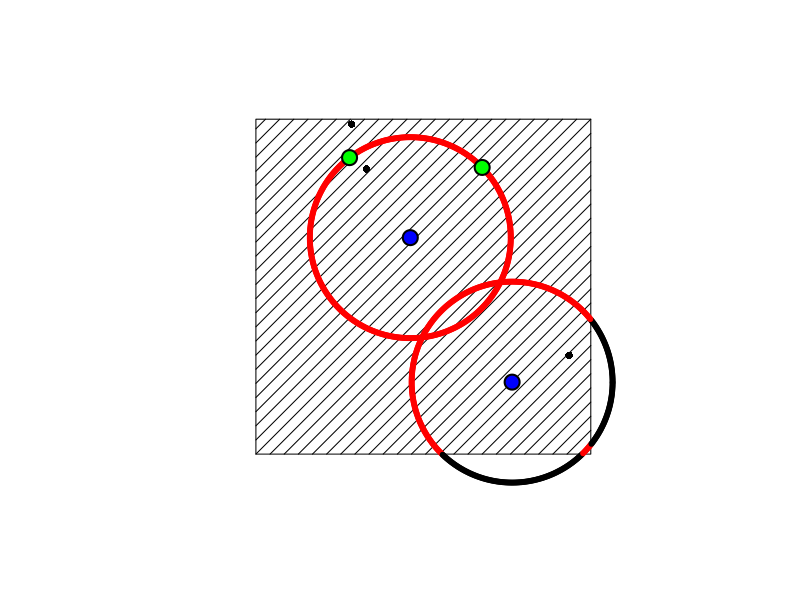

This chart was generated by the following R code:
## ---- chunk 1
library(spatstat)
## ---- chunk 2
# Generate a HPP
hpp1 <- rpoispp(5)

# 2 random circle centers
c1 <- runif(2)
c2 <- runif(2)
thetas <- seq(0,2*pi,length.out = 1000)

# radius = 0.3
# x-coordinate of circles
x_cs <- 0.3*cos(thetas) + c1
# y-coordinate of circles
y_cs <- 0.3*sin(thetas) + c2

# use conditions to colour points inside the square is red
cols <- rep("black", 1000)
conds <- x_cs < 1 & x_cs > 0 & y_cs < 1 & y_cs > 0
cols[conds] <- "red"
## ---- chunk 3
# selected point on circumference of circle
pntx <- x_cs[conds]
pntx1 <- pntx[300]
pntx2 <- pntx[70]
pnty <- y_cs[conds]
pnty1 <- pnty[300]
pnty2 <- pnty[70]

# plot points and circles on same figure
plot(coords(hpp1), pch=16 ,asp=1, xlim=c(min(0,x_cs, y_cs), max(1, x_cs, y_cs)), 
     ylim=c(min(0,x_cs, y_cs), max(1, x_cs, y_cs)), 
     xlab="",xaxt="n", ylab="",yaxt="n",axes=F)
rect(0,0,1,1, density = 10)
points(c1, c2, pch = 21, cex=2, col="black", bg="blue", lwd=2)
points(x_cs, y_cs, col=cols, pch=20)
points(c(pntx1, pntx2), c(pnty1, pnty2), pch = 21, cex=2, 
       col="black", bg="green", lwd=2)
